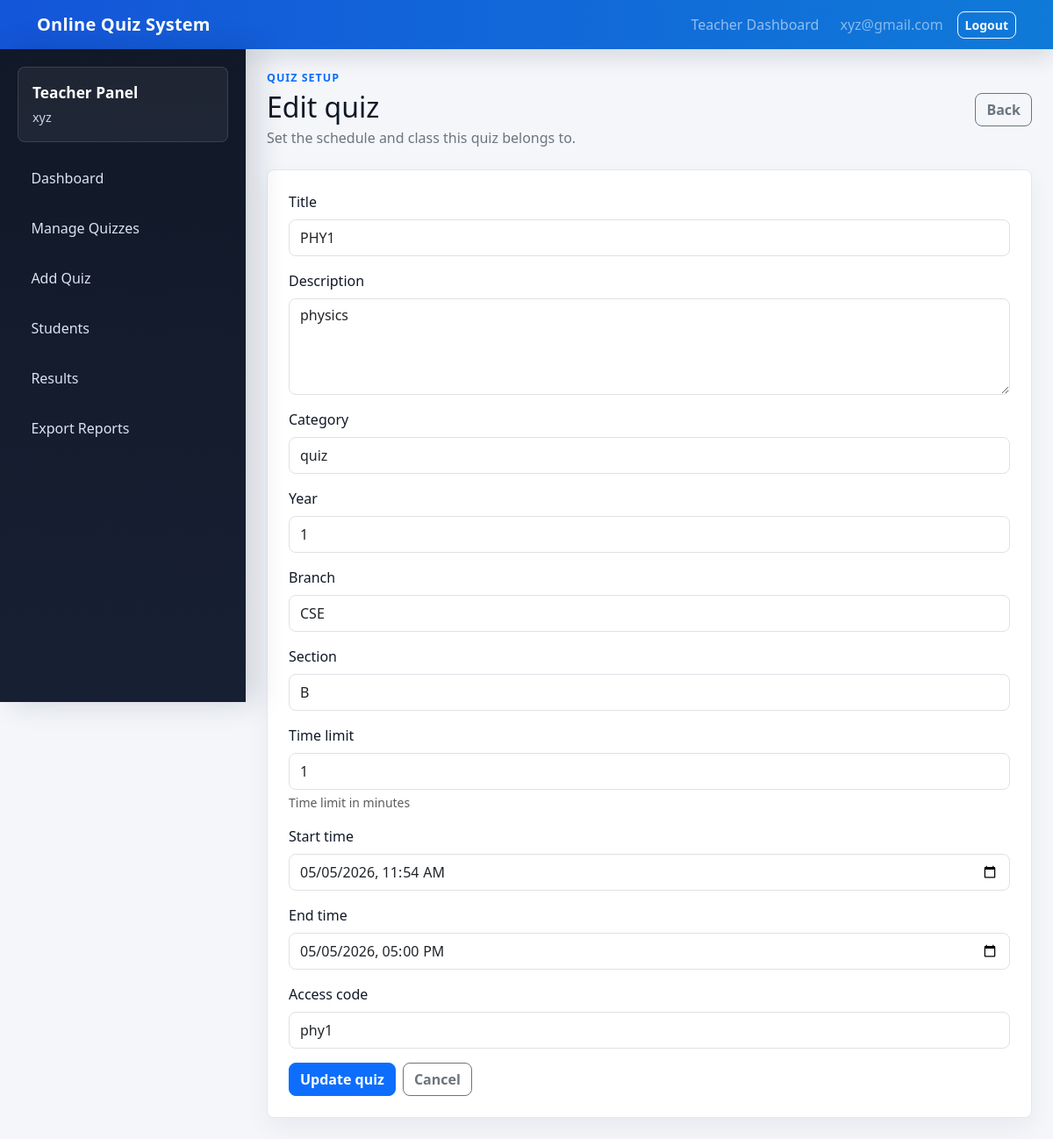
Screenshot of /teacher/quizzes/2/edit/ (signed in) with the database file from the repository.
### quizzes/models.py (models this page shows, shortened)
class Quiz(models.Model):
    teacher = models.ForeignKey(
        settings.AUTH_USER_MODEL,
        on_delete=models.CASCADE,
        related_name="created_quizzes",
        blank=True,
        null=True,
    )
    title = models.CharField(max_length=200)
    description = models.TextField()
    category = models.CharField(max_length=100)
    year = models.CharField(max_length=20, default="1")
    branch = models.CharField(max_length=100, default="CSE")
    section = models.CharField(max_length=20, default="A")
    time_limit = models.PositiveIntegerField(help_text="Time limit in minutes")
    start_time = models.DateTimeField()
    end_time = models.DateTimeField()
    access_code = models.CharField(max_length=50, blank=True, null=True)
    class Meta:
        ordering = ["start_time", "title"]

### quizzes/views.py (the view)
# urls.py: path("teacher/quizzes/<int:quiz_id>/edit/", views.teacher_quiz_update, name="teacher_quiz_update"),
@staff_member_required(login_url="teacher_login")
def teacher_quiz_update(request, quiz_id):
    quiz = _teacher_quiz_or_404(request.user, quiz_id)
    form = QuizForm(request.POST or None, instance=quiz)
    if request.method == "POST" and form.is_valid():
        form.save()
        messages.success(request, "Quiz updated.")
        return redirect("teacher_dashboard")
    return render(
        request,
        "quizzes/teacher_quiz_form.html",
        {"form": form, "quiz": quiz, "heading": "Edit quiz", "submit_label": "Update quiz"},
    )

### quizzes/forms.py
class QuizForm(forms.ModelForm):
    class Meta:
        model = Quiz
        fields = (
            "title",
            "description",
            "category",
            "year",
            "branch",
            "section",
            "time_limit",
            "start_time",
            "end_time",
            "access_code",
        )
        widgets = {
            "description": forms.Textarea(attrs={"rows": 4}),
            "start_time": forms.DateTimeInput(attrs={"type": "datetime-local"}, format="%Y-%m-%dT%H:%M"),
            "end_time": forms.DateTimeInput(attrs={"type": "datetime-local"}, format="%Y-%m-%dT%H:%M"),
        }
    def __init__(self, *args, **kwargs):
        super().__init__(*args, **kwargs)
        _apply_bootstrap_fields(self)
        self.fields["start_time"].input_formats = ["%Y-%m-%dT%H:%M"]
        self.fields["end_time"].input_formats = ["%Y-%m-%dT%H:%M"]
        self.fields["access_code"].required = False

### quizzes/forms.py (called while the page is built)
def _apply_bootstrap_fields(form):
    for field in form.fields.values():
        widget = field.widget
        css_class = "form-select" if isinstance(widget, forms.Select) else "form-control"
        existing = widget.attrs.get("class", "")
        widget.attrs["class"] = f"{existing} {css_class}".strip()

### quizzes/views.py (called while the page is built)
def _teacher_quiz_or_404(user, quiz_id):
    return get_object_or_404(Quiz, pk=quiz_id, teacher=user)

### quizzes/templates/quizzes/teacher_quiz_form.html (shortened to what this page needs)
{% extends "quizzes/teacher_base.html" %}
{% block teacher_content %}
<div class="d-flex justify-content-between align-items-center gap-3 mb-4">
    <div>
        <p class="eyebrow mb-1">Quiz Setup</p>
        <h1 class="h2 mb-1">{{ heading }}</h1>
        <p class="text-secondary mb-0">Set the schedule and class this quiz belongs to.</p>
    </div>
    <a class="btn btn-outline-secondary" href="{% url 'teacher_quiz_list' %}">Back</a>
</div>
<form method="post" class="question-panel vstack gap-3">
    {% for field in form %}
        <div>
            <label class="form-label" for="{{ field.id_for_label }}">{{ field.label }}</label>
            {{ field }}
            {% if field.help_text %}<div class="form-text">{{ field.help_text }}</div>{% endif %}
        </div>
    {% endfor %}
    <div class="d-flex gap-2">
        <button class="btn btn-primary" type="submit">{{ submit_label }}</button>
        <a class="btn btn-outline-secondary" href="{% url 'teacher_quiz_list' %}">Cancel</a>
    </div>
</form>
{% endblock %}

### quizzes/templates/quizzes/teacher_base.html (shortened to what this page needs)
{% extends "quizzes/base.html" %}
{% block main %}
<div class="teacher-layout">
    <aside class="teacher-sidebar">
        <div class="teacher-sidebar-header">
            <div class="teacher-sidebar-title">Teacher Panel</div>
            <div class="teacher-sidebar-user">{{ user.get_full_name|default:user.email|default:user.username }}</div>
        </div>
        <nav class="teacher-nav" aria-label="Teacher navigation">
            <a href="{% url 'teacher_dashboard' %}"><span>Dashboard</span></a>
            <a href="{% url 'teacher_quiz_list' %}"><span>Manage Quizzes</span></a>
            <a href="{% url 'teacher_quiz_create' %}"><span>Add Quiz</span></a>
            <a href="{% url 'teacher_student_list' %}"><span>Students</span></a>
            <a href="{% url 'teacher_results_overview' %}"><span>Results</span></a>
            <a href="{% url 'export_results_csv' %}"><span>Export Reports</span></a>
        </nav>
    </aside>
    <section class="teacher-content">
        {% block teacher_content %}{% endblock %}
    </section>
</div>
{% endblock %}

### quizzes/templates/quizzes/base.html (shortened to what this page needs)
{% load static %}
<!doctype html>
<html lang="en">
<head>
    <link href="https://cdn.jsdelivr.net/npm/bootstrap@5.3.3/dist/css/bootstrap.min.css" rel="stylesheet">
    <link rel="stylesheet" href="{% static 'quizzes/styles.css' %}?v=20260505">
</head>
<body>
<nav class="navbar navbar-expand-lg navbar-dark bg-primary">
    <div class="container">
        <a class="navbar-brand fw-semibold" href="{% url 'home' %}">Online Quiz System</a>
        <div class="collapse navbar-collapse" id="mainNav">
            <ul class="navbar-nav ms-auto align-items-lg-center gap-lg-2">
                {% if user.is_authenticated %}
                    {% if user.is_staff %}
                        <li class="nav-item"><a class="nav-link" href="{% url 'teacher_dashboard' %}">Teacher Dashboard</a></li>
                    {% else %}
                        <li class="nav-item"><a class="nav-link" href="{% url 'student_dashboard' %}">Student Dashboard</a></li>
                    {% endif %}
                    <li class="nav-item text-white-50 px-lg-2">{{ user.username }}</li>
                    <li class="nav-item">
                        <form method="post" action="{% url 'logout' %}">
                            <button class="btn btn-outline-light btn-sm" type="submit">Logout</button>
                        </form>
                    </li>
                {% else %}
                    <li class="nav-item"><a class="nav-link" href="{% url 'student_login' %}">Student Login</a></li>
                    <li class="nav-item"><a class="nav-link" href="{% url 'teacher_login' %}">Teacher Login</a></li>
                {% endif %}
            </ul>
        </div>
    </div>
</nav>
{% block main %}{% endblock %}
</body>
</html>

### quizzes/static/quizzes/styles.css (style rules this page uses)
body { background: #f4f6fa; color: #111827; }
.navbar.bg-primary { background: linear-gradient(90deg, #1455d9, #0f7ad8) !important; box-shadow: 0 10px 24px rgba(17, 24, 39, .12); }
.navbar-brand { letter-spacing: .2px; }
.quiz-card, .question-panel, .metric { background: #fff; border: 1px solid #e3e7ee; border-radius: 8px; box-shadow: 0 12px 28px rgba(15, 23, 42, .05); }
.question-panel { padding: 1.5rem; }
.teacher-layout { display: grid; grid-template-columns: 280px minmax(0, 1fr); min-height: calc(100vh - 56px); }
.teacher-sidebar { background: linear-gradient(180deg, #111827 0%, #172033 100%); color: #fff; padding: 1.25rem; box-shadow: 12px 0 32px rgba(15, 23, 42, .16); position: sticky; top: 0; height: calc(100vh - 56px); }
.teacher-sidebar-header { border: 1px solid rgba(255, 255, 255, .12); background: rgba(255, 255, 255, .06); border-radius: 8px; margin-bottom: 1rem; padding: 1rem; }
.teacher-sidebar-title { font-weight: 700; font-size: 1.08rem; }
.teacher-sidebar-user { color: #cbd5e1; font-size: .9rem; margin-top: .25rem; overflow-wrap: anywhere; }
.teacher-nav { display: grid; gap: .45rem; }
.teacher-nav a { color: #dbe4f0; display: flex; align-items: center; min-height: 44px; text-decoration: none; padding: .75rem .9rem; border: 1px solid transparent; border-radius: 8px; transition: background-color .15s ease, border-color .15s ease, transform .15s ease; }
.teacher-content { min-width: 0; padding: 1.5rem; overflow-x: hidden; }
.eyebrow { color: #0d6efd; font-size: .78rem; font-weight: 700; letter-spacing: .08em; text-transform: uppercase; }
.btn { border-radius: 8px; font-weight: 600; }
.form-control, .form-select { border-radius: 8px; min-height: 42px; }

### rows the page displays
Quiz: form "PHY1" "physics" "quiz" "1" "CSE" "B" "1" "05/05/2026 11:54" "05/05/2026 17:00" "phy1"

### other values shown
{{ user.username }} "xyz@gmail.com"
{{ user.get_full_name|default:user.email|default:user.username }} "xyz"
{{ heading }} "Edit quiz"
{{ field.label }} "Title" "Description" "Category" "Year" "Branch" "Section" "Time limit" "Start time" "End time" "Access code"
{{ field.help_text }} "Time limit in minutes"
{{ submit_label }} "Update quiz"
